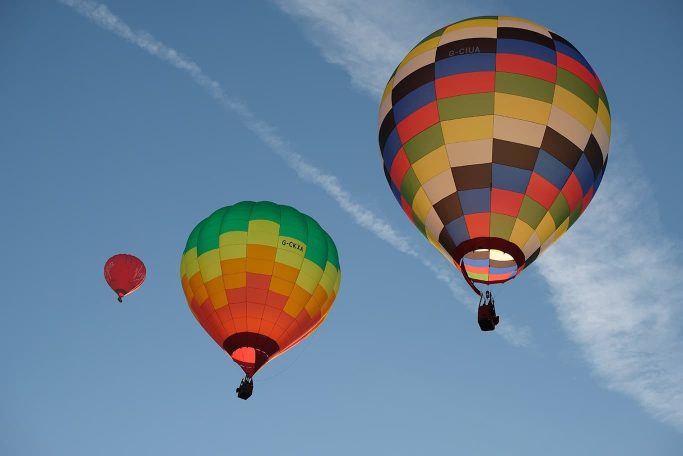
#> input picture examples/gallery/sources/balloons.jpg, 1366 x 911 px (shown at 1/2 size)
$ python -i post.py   (imports and definitions only)
#> lines starting #> are read from the running program, lines starting #| are printed output that depends on the picture
### tools/morph.py
"""Morphology on bool masks: shifts, dilate and erode, distance fields, facing edges, connected
regions and outward normals. The shared base that materials, light and outlines build on.

    import morph
    m = c.g == 'rock3'                                  # any H x W bool mask
    ol   = morph.boundary(m)                            # the 1px outline just outside m
    top  = morph.edges(m, 'up')                         # pixels of m with open space above
    d    = morph.distance(m)                            # 1 on the rim, 2 one pixel in, ... (3-4 chamfer)
    halo = morph.distance_outside(m, 'euclid')          # the field an outer glow falls off along
    ids, n = morph.label(m, 8)                          # blobs numbered 1..n, 0 = background
    nx, ny = morph.normals(m)                           # unit outward normals for rim light
    rim  = morph.edges(m) & (nx * -0.6 + ny * -0.8 > 0.35)   # the rim that faces an upper-left light
    seam = morph.cell_distance(block_ids)               # per block: distance to the next block
    bnx, bny = morph.cell_normals(block_ids)            # per block: which way its rim faces
    clean = morph.remove_small(morph.fill_holes(morph.close(m, 2, 'disc')), 4)
    nx, ny, nz = morph.relief(block_ids, r=3)           # each block raised as a pillow (10)
    ys, xs = morph.nearest(lamps)                       # the nearest lamp pixel: colour bleed, voronoi
    d = morph.distance(tile, border='wrap')             # seamless tiles: opposite sides meet

Every reference study needed these (a Celeste cloud's glow measured along a chamfer field, the
Owlboy and Stardew block rims at d in [1, 2) on the lit side, Sea of Stars sea bands by distance
from the shore, Hyper Light Drifter and Katana ZERO outer glows), and re-derived them inline
because there is no scipy. This module is numpy only and fast: a 480 x 270 field takes a few
milliseconds (chamfer) to a few tens of milliseconds (exact euclid).

Conventions. y grows downward, so 'up' is (0, -1). shift(m, dx, dy) moves content by (dx, dy).
Distances are measured between pixel centres: a pixel that touches the outside is 1, the next
ring in is 2. Beyond the frame the art continues (border=None, the default everywhere): a ground
that runs off the bottom has no edge, no rim and no distance to the frame there. border=False
makes beyond-the-frame count as outside the mask, border=True as inside, and border='wrap'
joins opposite sides (seamless tiles; 'edge' is another name for None). Slot grids go through
regions(c.g) (or straight into cell_distance), with base=True to merge the steps of one ramp.
"""
import builtins, math
import numpy as np

__all__ = ['shift', 'dilate', 'erode', 'open_', 'close', 'distance', 'distance_outside',
           'cell_distance', 'edges', 'boundary', 'label', 'fill_holes', 'remove_small',
           'normals', 'cell_normals', 'ball', 'DIRS',
           'signed', 'nearest', 'relief', 'regions']

INF = np.inf

DIRS = {'up': (0, -1), 'down': (0, 1), 'left': (-1, 0), 'right': (1, 0),
        'upleft': (-1, -1), 'upright': (1, -1), 'downleft': (-1, 1), 'downright': (1, 1)}
for _k, _v in list(DIRS.items()):                       # compass aliases: n s e w nw ne sw se
    DIRS[{'up': 'n', 'down': 's', 'left': 'w', 'right': 'e', 'upleft': 'nw', 'upright': 'ne',
          'downleft': 'sw', 'downright': 'se'}[_k]] = _v

# structuring elements for dilate/erode, distance metrics for the fields
_BALL = {'square': 'square', 'box': 'square', 'chessboard': 'square', 'cheb': 'square', 8: 'square',
         'cross': 'cross', 'diamond': 'cross', 'manhattan': 'cross', 4: 'cross',
         'disc': 'disc', 'circle': 'disc', 'round': 'disc', 'euclid': 'disc'}
_CHAMFER = {'chamfer34': (3, 4, 3.0), 'chamfer': (3, 4, 3.0),       # (axis step, diagonal step, unit)
            'manhattan': (1, 2, 1.0), 'cross': (1, 2, 1.0), 'taxicab': (1, 2, 1.0), 4: (1, 2, 1.0),
            'chessboard': (1, 1, 1.0), 'cheb': (1, 1, 1.0), 'square': (1, 1, 1.0), 8: (1, 1, 1.0)}
_EUCLID = ('euclid', 'euclidean', 'disc')
_BIG_R = 16                     # beyond this radius dilate thresholds a distance field instead

# [16 lines left out: functions _mask, _bd, not called in this run]

def _neg(border):
    return border if border is None or border == 'wrap' else not border

# [35 lines left out: functions _on_torus, _pad, shift, not called in this run]

def _nb(m, dx, dy, border):
    """the value of the neighbour at p + (dx, dy), for every p"""
    return shift(m, -dx, -dy, 'edge' if border is None else border if border == 'wrap' else bool(border))

# ---------------------------------------------------------------- dilate / erode
# [69 lines left out: functions _metric, ball, _halfwidths, dilate, erode, not called in this run]

def open_(m, r=1, metric='square', border=None, conn=None):
    """erode then dilate: removes specks and spurs thinner than the ball, keeps the rest"""
    return dilate(erode(m, r, metric, border, conn), r, metric, border, conn)

def close(m, r=1, metric='square', border=None, conn=None):
    """dilate then erode: fills notches and gaps narrower than the ball"""
    return erode(dilate(m, r, metric, border, conn), r, metric, border, conn)

# ---------------------------------------------------------------- distance fields
# [464 lines left out: functions _chamfer, _edt, _field, distance, distance_outside, _codes and 16 more, not called in this run]

### tools/post.py
"""The light layer: soft light over strict pixels, computed in code from the scene's own masks.

The pixel layer is always strict (palette slots, whole pixels, nearest-neighbour integer scale).
A light layer is optional, and a style uses exactly one of three regimes (measured on ten games,
study README section 1.3). Mixing two in one frame reads as a filter:

  regime            games (measured)                          here
  none              Metal Slug 3, Into the Breach, Freitas,    light is a palette step (light.py),
                    Owlboy (in-cell variance at noise level)   or don't call this module
  native light      Celeste, Hyper Light Drifter, Sea of        Post(img, scale, res='native'): every
                    Stars clouds, Katana ZERO (in-cell slope    field is evaluated once per art pixel
                    ratio 0.12, void cells std 0.00)            on the 1x array, upscaled last
  screen light      Sword & Sworcery (41% soft steps, rain     Post(img, scale, res='screen'): fields
                    off the 3 px grid), Stardew's lamp map      are smooth inside each art pixel
                    (halo inner/outer half-cell ratio 0.99)

Every light hangs off something drawn: a slot mask (glow), a lamp position (light, lightmap), a
depth plane (Stack). Every op is a pure function of its inputs, t, T and seed; anything animated
takes t and the loop length T and wraps t into [0, T), so frame T is frame 0 exactly.

    from post import Post, Stack
    p = Post(frame_1x, scale=4)                                   # res='native' (the default)
    p.glow(c.mask_of('lamp'), kernel='exp', length=3.5)           # HLD halo, emitters untouched
    p.lightmap(0.32, [(212, 64, 18, (1, .85, .45), 1.0)], t=t, T=96)   # Stardew: the void stays black
    p.light(120, 40, 58, '#c87868', core=15, falloff=1.1)         # S&S plateau halo (screen blend)
    p.band(240, 62, (0.05, 0.36, 0.04), mask=floor)               # HLD light spine
    p.rain(t, 96, style='cell')                                   # Celeste: 1x30 opaque columns
    big = p.image()                                               # PIL RGB at 1x * scale

    s = Stack(scale=3, res='screen')                              # S&S: light between planes
    s.plane(far_1x, depth=2).plane(stage_1x, stage_mask, depth=1).plane(near_1x, near_mask, depth=0)
    s.light(lambda p: p.light(316, 60, 58, '#c87868', core=15), depth=1)    # near planes stay dark
    big = s.render().rain(t, 96, style='hair').image()

What is here, by the reference it was measured on:
  light, lightmap, ambient    lamp pools: S&S plateau halos (core 15, radius 58, falloff 1.1);
                              Stardew's multiplied lamp map; Katana ZERO's wall wash (geo = wall)
  glow                        from a slot mask only: Celeste's two-scale bloom ('gauss'), HLD's
                              hue-shifted exp halo ('exp'), Katana's outer glow ('outer')
  shaft, flare, streak        S&S light pillar (floor, striations), anamorphic flare stack
  band, tint_field, fade      HLD light spine and stairwell fade, Celeste's OKLab gradient tint
  vignette(colour_right=)     HLD's edge falloff toward a hue that drifts across x
  fog, tile_noise             drifting fog on noise that wraps exactly
  rain(style=)                'hair' (S&S), 'cell' (Celeste), 'streak' (HLD)
  motes                       soft specks for the screen styles (crisp ones: fx.pixel_motes)
  Stack, paste                depth planes with light between them (S&S occlusion)
  over, Post.over             a translucent layer with an altitude fade and rim (Sea of Stars)
  Post.from_world, sprite     quarter-pixel camera and rotated screen-res sprites (Stardew)
  light_field                 a light's field at 1x, for texture code that follows the light

Coordinates, radii and sigmas are in 1x art pixels, so they match the scene code. Blend modes:
'screen' (soft, lifts black: fine for 01 and 02), 'add' (03 halos), 'multiply' (09 wall wash,
10 lamp map: black stays black), 'lerp'. Vignette, grain, scanlines and aberration exist, but none
of the ten references uses them; the style presets (tools/styles.py, guides/styles.md) say which
ops a style allows. Don't use this module to rescue weak pixel art.
"""
import hashlib, math, pathlib, sys
import numpy as np
from PIL import Image, ImageDraw

sys.path.insert(0, str(pathlib.Path(__file__).resolve().parent))
import morph
import colorlib as cl

BLENDS = ('screen', 'add', 'multiply', 'lerp')

# ---------------------------------------------------------------- small helpers
# [7 lines left out: function rgbf, not called in this run]

def _as_rgb(img):
    """PIL image or array -> float (h, w, 3) in 0..1"""
    if isinstance(img, Image.Image):
        return np.asarray(img.convert('RGB'), float) / 255.0
    a = np.asarray(img)
    a = a[..., :3]
    return a.astype(float) / 255.0 if a.dtype.kind in 'ui' else a.astype(float).copy()

# [47 lines left out: functions _as_rgba, _gauss1d, _conv_axis, blur, smooth_up, not called in this run]

def screen(a, b):
    return 1 - (1 - a) * (1 - np.clip(b, 0, 1))

# [16 lines left out: functions _hash, _hash2, _either, not called in this run]

def _wrap_t(t, T):
    return t if (t is None or not T) else t % T

# [4 lines left out: function _flicker, not called in this run]

_VIS1, _VISW = {}, {}                       # occlusion caches: 1x visibility, and lifted

# [85 lines left out: functions _cache_put, visibility, thin_opacity, _run, not called in this run]

_BAYER4 = np.array([[0, 8, 2, 10], [12, 4, 14, 6], [3, 11, 1, 9], [15, 7, 13, 5]], np.float32)

# [69 lines left out: functions _smoothstep, _cubic_wrap, tile_noise, _profile, light_field, _oklch_shift, not called in this run]

_M1 = np.array([[0.4122214708, 0.5363325363, 0.0514459929], [0.2119034982, 0.6806995451, 0.1073969566],
                [0.0883024619, 0.2817188376, 0.6299787005]], np.float32)
_M2 = np.array([[0.2104542553, 0.7936177850, -0.0040720468], [1.9779984951, -2.4285922050, 0.4505937099],
                [0.0259040371, 0.7827717662, -0.8086757660]], np.float32)
_M2i, _M1i = np.linalg.inv(_M2).astype(np.float32), np.linalg.inv(_M1).astype(np.float32)

# [5 lines left out: function _oklab32, not called in this run]

def _srgb32(lab):
    lin = np.clip((lab @ _M2i.T) ** 3 @ _M1i.T, 0, 1)
    return np.where(lin <= 0.0031308, lin * 12.92, 1.055 * lin ** (1 / 2.4) - 0.055).astype(np.float32)

# ---------------------------------------------------------------- translucent layer (A4)
def _lin(c):
    c = np.clip(c, 0, 1).astype(np.float32)
    return np.where(c <= 0.04045, c / 12.92, ((c + 0.055) / 1.055) ** 2.4)

def _gam(c):
    c = np.clip(c, 0, 1).astype(np.float32)
    return np.where(c <= 0.0031308, c * 12.92, 1.055 * c ** (1 / 2.4) - 0.055)

# [70 lines left out: functions _place, _over_alpha, _rim_mask, _rim_colour, over, _blend_over, not called in this run]

# ---------------------------------------------------------------- rain presets (F3)
RAIN = {
    # Sword & Sworcery: ~18 vertical anti-aliased hairlines, 8-10 art px, 3 screen px wide
    'hair': dict(n=18, angle=90, length=(8, 10), colour='#c8ccd2', alpha=(0.15, 0.45), cycles=(3, 5), layers=3),
    # Celeste: 30 opaque white columns, 1 x 30 art px, whole cells, over everything
    'cell': dict(n=30, angle=90, length=(30, 30), colour='#ffffff', alpha=(1.0, 1.0), cycles=(8, 8), layers=1),
    # Hyper Light Drifter: 2-3 falling 1 px light streaks, stepped alpha tails, slant 0.09
    'streak': dict(n=3, angle=95.14, length=(24, 24), colour='#26f4ea', alpha=(1.0, 1.0), cycles=(2, 3), layers=2),
}

# ---------------------------------------------------------------- Post
class Post:
    def __init__(self, img, scale=4, res='native', screen=None):
        """img: the finished pixel frame at 1x (PIL or array). scale: the integer delivery scale.
        res='native' (default): every effect is computed once per art pixel on the 1x array and
        the result is scaled up with nearest neighbour in image() (Celeste, HLD, Sea of Stars,
        Katana ZERO). res='screen': effects are computed on the scaled-up frame and stay smooth
        inside each art pixel (Sword & Sworcery, Stardew's lamp map). screen=True/False is the
        older spelling of the same switch."""
        if screen is not None:
            res = 'screen' if screen else 'native'
        if res not in ('native', 'screen'):
            raise ValueError("res is 'native' or 'screen', got %r" % (res,))
        self.res = res
        self.out = int(scale)
        self.s = self.out if res == 'screen' else 1
        self.src = _as_rgb(img)                                         # 1x
        self.h0, self.w0 = self.src.shape[:2]
        self.W, self.H = self.w0 * self.s, self.h0 * self.s
        self.a = self._rep(self.src)
        self._grid = None
        self._view = None                   # (ix, iy, ox, oy, world shape) for from_world
        self._late = []                     # screen-pixel ops run after the native upscale

    # ------------------------------------------------------------ resolution plumbing
    def _rep(self, a):
        s = self.s
        a = a.astype(np.float32)
        return a if s == 1 else np.repeat(np.repeat(a, s, 0), s, 1)

    # [259 lines left out: functions _crop1x, _lift, up, grid, _box, _weights and 7 more, not called in this run]

    # ------------------------------------------------------------ glow from slot masks (A5)
    def glow(self, mask=None, kernel='gauss', radius=(3, 14), weights=(0.6, 0.4), strength=None,
             tint=None, length=3.5, reach=None, hue_shift=-15.0, chroma=0.8, falloff=0.62,
             outside_only=None, blend=None, threshold=None, behind=None):
        """light bleeding from an emitter mask (canvas.mask_of('lamp', 'cloud')), never from a
        brightness threshold (02's high-key frame is 46% above L 0.8). Kernels:
          'gauss': sum of blurs of the emitters' colour (or tint), weights x radius in 1x px,
                   screen-blended (02: radius (3, 14), weights (0.6, 0.4), strength 0.22, pink)
          'exp':   strength * exp(-d / length) out to `reach` (12), d = chamfer distance from the
                   mask, additive, in the emitters' own colour turned hue_shift degrees with
                   chroma x0.8; the emitters keep their palette colours (03: length 3.5; strength
                   0.4 reproduces the measured red deltas +75 +58 +47 .. +4 at d = 1..10)
          'outer': strength * falloff^(d - 1) for d <= reach (4) outside the mask, additive, in
                   tint (09: the one teal door, falloff 0.62)
        threshold: opt in to the old luminance mask. behind: a 1x mask the glow doesn't touch."""
        src = self.src
        if mask is None:
            if threshold is None:
                raise ValueError('glow needs an emitter mask (or an explicit threshold)')
            mask = (src @ np.array([0.299, 0.587, 0.114])) > threshold
        m = self._crop1x(np.asarray(mask, bool))
        mf = m.astype(float)[..., None]
        if kernel == 'gauss':
            strength = 0.22 if strength is None else strength
            light = mf * (rgbf(tint) if tint is not None else src)
            rs = (radius,) if np.isscalar(radius) else tuple(radius)
            ws = (1.0,) if len(rs) == 1 else tuple(weights)
            b = sum(w * blur(light, r) for w, r in zip(ws, rs))
            if outside_only:
                b = b * (1 - mf)
            k, col = strength * np.ones(m.shape), b
            blend = blend or 'screen'
        elif kernel in ('exp', 'outer'):
            outer = kernel == 'outer'
            reach = (4 if outer else 12) if reach is None else reach
            strength = (1.0 if outer else 0.4) if strength is None else strength
            d = morph.distance_outside(m, 'chessboard' if outer else 'chamfer34', max=reach + 1)
            ring = (d > 0) & (d <= reach)
            k = np.where(ring, falloff ** (d - 1) if outer else np.exp(-d / length), 0.0) * strength
            if not (outside_only is False):
                k = k * ~m
            if tint is not None:
                col = rgbf(tint)
            else:                                   # each pixel takes its nearest emitters' colour
                r = max(1.5, reach / 3.0)
                num, den = blur(mf * src, r), blur(mf[..., 0], r)
                col = np.where(den[..., None] > 1e-6, num / np.maximum(den, 1e-6)[..., None], 0)
                if not outer and (hue_shift or chroma != 1.0):
                    col = _oklch_shift(col, 0.0, hue_shift, chroma)
            blend = blend or 'add'
        else:
            raise ValueError("kernel is 'gauss', 'exp' or 'outer', got %r" % (kernel,))
        field = k[..., None] * (col if np.ndim(col) == 3 else np.broadcast_to(col, m.shape + (3,)))
        field = self._lift(field, smooth=True) if self.s > 1 else field
        kk = np.ones(field.shape[:2])
        kk = self._weights(kk, (slice(None), slice(None)), behind)
        self._mix(kk, field, blend)
        return self

    # ------------------------------------------------------------ shafts and flares (A6, A7)
    # [508 lines left out: functions shaft, flare, streak, band, tint_field, fade and 17 more, not called in this run]

    # ------------------------------------------------------------ out
    def array(self):
        """the working float array (H, W, 3), unclipped (light can overbright before image())"""
        return self.a.copy()

    # [26 lines left out: functions image, _aberrate, not called in this run]

# ---------------------------------------------------------------- depth planes (A3)
class Stack:
    """depth planes composited far to near, each light applied at its own depth, so near
    silhouettes stay their flat dark while the air behind them glows (Sword & Sworcery: the near
    monolith is exactly #0c1013 inside the flare rows; the far one is washed).

        s = Stack(scale=3, res='screen', background='#0d151a')
        s.plane(sky, depth=3).plane(ruins, ruins_mask, depth=2).plane(near, near_mask, depth=0)
        s.light(lambda p: p.flare(157, 176, '#5f8fd0'), depth=2)    # over the ruins, behind near
        p = s.render()                                              # a Post: add rain, then UI
        p.rain(t, 96, style='hair').image()

    depth: larger is farther. A light at depth d runs after every plane with depth >= d and
    before the nearer ones; at equal depth the plane goes first, so it receives the light.
    size=(w, h) in 1x px; by default the size of the first plane."""
    # [31 lines left out: functions __init__, plane, light, render, not called in this run]

>>> import cv2
>>> picture = cv2.imread('../examples/gallery/sources/balloons.jpg', cv2.IMREAD_GRAYSCALE)
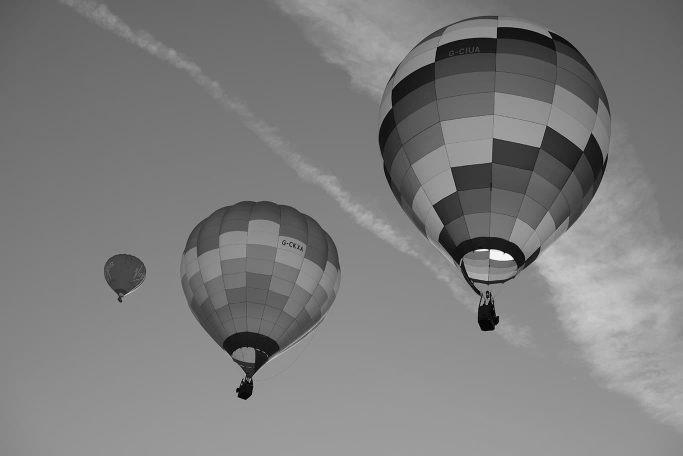
#> picture: shape (911, 1366) (shown at 1/2 size); min 0, max 255, mean 125.1
>>> result = Post(picture).glow()
#> in _as_rgb, `a = a[..., :3]`: a = 911 rows, first 8: [88, 88, 88], [88, 88, 88], [88, 88, 88], [88, 88, 88], [88, 88, 88], [88, 88, 88], [88, 88, 88], [88, 88, 88]
#> in __init__, `self.src = _as_rgb(img)`: self.src = 911 rows, first 8: [0.345, 0.345, 0.345], [0.345, 0.345, 0.345], [0.345, 0.345, 0.345], [0.345, 0.345, 0.345], [0.345, 0.345, 0.345], [0.345, 0.345, 0.345], [0.345, 0.345, 0.345], [0.345, 0.345, 0.345]
#> in _rep, `a = a.astype(np.float32)`: a has the same summary as self.src in __init__
#> in __init__, `self.a = self._rep(self.src)`: self.a has the same summary as self.src
#> in glow, `src = self.src`: src has the same summary as self.src in __init__
#> (the run stopped early here; a loop or call above may not have finished)

$ run again, on examples/gallery/sources/elephant_sunset.jpg
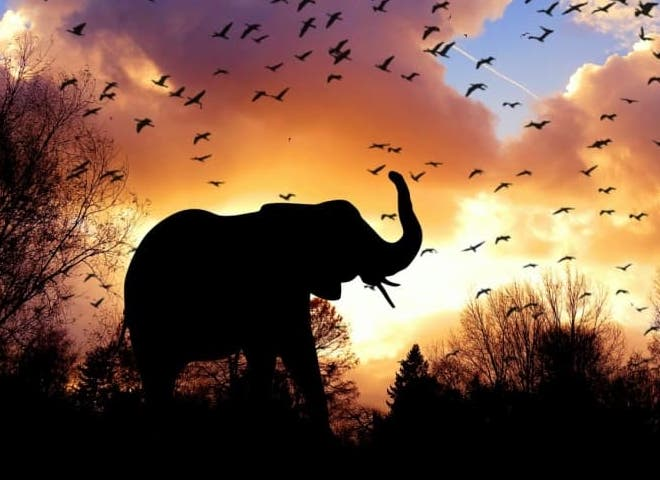
#> input picture examples/gallery/sources/elephant_sunset.jpg, 660 x 480 px
#> `picture = cv2.imread('../examples/gallery/sources/balloons.jpg', cv2.I..`:
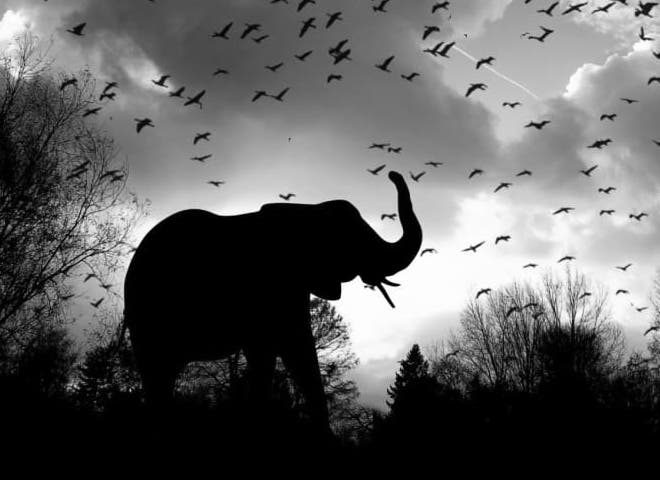
#> picture: shape (480, 660); min 0, max 255, mean 95.5
#> in _as_rgb, `a = a[..., :3]`: a = 480 rows, first 8: [153, 152, 150], [154, 152, 151], [155, 154, 152], [155, 155, 154], [155, 155, 154], [155, 154, 154], [153, 153, 154], [153, 153, 153]
#> self.src = 480 rows, first 8: [0.6, 0.596, 0.588], [0.604, 0.596, 0.592], [0.608, 0.604, 0.596], [0.608, 0.608, 0.604], [0.608, 0.608, 0.604], [0.608, 0.604, 0.604], [0.6, 0.6, 0.604], [0.6, 0.6, 0.6]
#> in _rep, `a = a.astype(np.float32)`: a has the same summary as self.src in __init__
#> self.a has the same summary as self.src
#> src has the same summary as self.src in __init__
